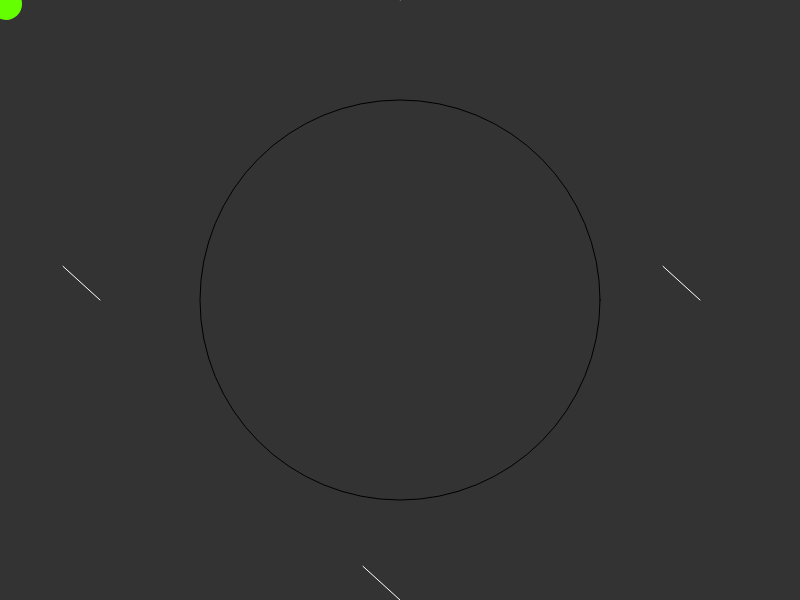
Frame 1 (no input)
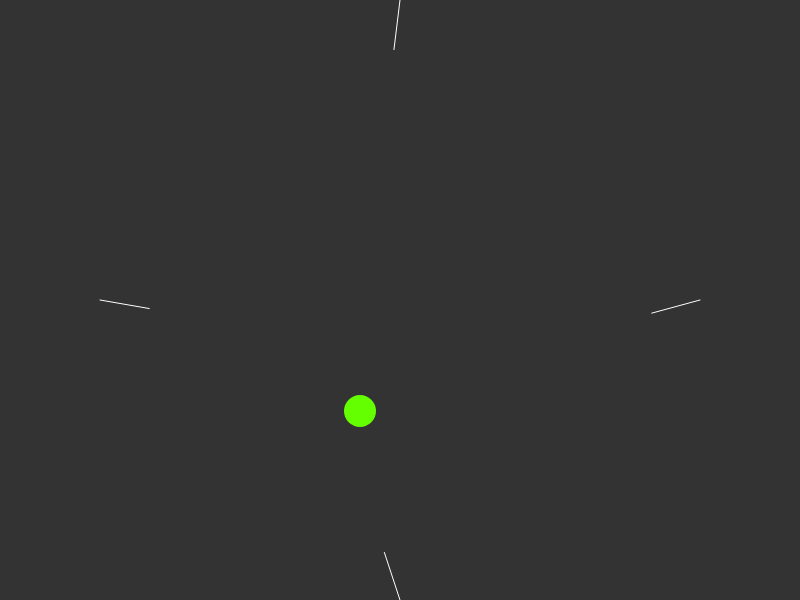
Frame 60 (no input)
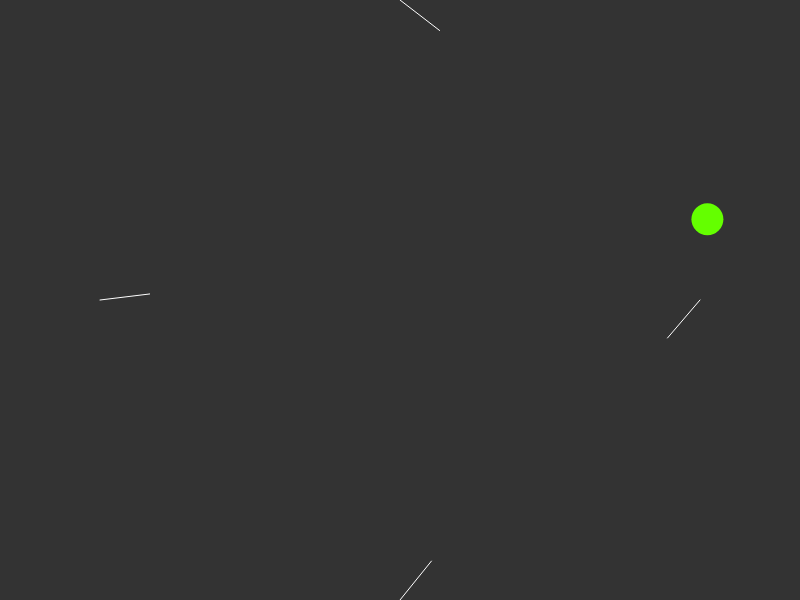
Frame 120 (the mouse pressed at the canvas centre since frame 60)

The p5.js sketch that drew these frames (run headless with seeded random() and noise() and a simulated clock; from frame 60 on, the mouse is pressed at the canvas centre):

// p5.js sketch
// ── sketch.js
// Daniel Shiffman
// http://codingtra.in
// http://patreon.com/codingtrain
// Video: https://youtu.be/10st01Z0jxc

let tentacles;

let pos;
let vel;
let gravity;

function setup() {
  createCanvas(800, 600);
  pos = new p5.Vector(0, 0);
  vel = new p5.Vector(2, 1.3);
  gravity = new p5.Vector(0, 0.1);
  vel.mult(3);

  tentacles = [];

  let da = PI/2;
  for (let a = 0; a < 2*PI; a += da) {
    let x = width/2 + cos(a) * 300;
    let y = height/2 + sin(a) * 300;

    tentacles.push(new Tentacle(x,y));
  }
}

function draw() {
  background(51);
  noFill();
  ellipse(width/2, height/2, 400, 400);
  for (let t of tentacles) {
    t.update();
    t.show();
  }

  pos.add(vel);
  vel.add(gravity);
  noStroke();
  fill(100, 255, 0);
  ellipse(pos.x, pos.y, 32, 32);

  if (pos.x > width || pos.x < 0) {
    vel.x *= -1;
  }

  if (pos.y > height) {
    pos.y = height;
    vel.y *= -1;
    vel.mult(0.95);
  }
}
// ── segment.js

class Segment {
    /* Unlike in Java, JavaScript does not implement
     * function overloading, which means we cannot simply have
     * two different constructors for our Segment class as Shiffman does in
     * his pde example. Instead, we must have one constructor function
     * which behaves differently depending on the type of arguments we pass.
     */
    constructor(point, len_, i) {
      if (point.hasOwnProperty("angle")) { // point is probably a Segment
  
        this.parent = point;
        this.sw = 0;
        this.b = new p5.Vector();
        this.a = this.parent.b.copy();
  
      } else {
        this.parent = null;
        this.sw = map(i, 0, 20, 1, 10);
        this.b = new p5.Vector();
        this.a = new p5.Vector(point.x, point.y);

      }
      this.len = len_;
      
      this.angle = 0;
      this.b = new p5.Vector();
      this.child = null;
      this.calculateB();

    }

    setA(pos) {
      this.a = pos.copy();
      this.calculateB();
    }

  
  
    follow(child) {
    /* Shiffman used function overloading here too, but since we can't
     * in JavaScript we instead check whether or not ty is undefined. */
      if (child.hasOwnProperty("angle")) {
  
        let targetX = child.a.x;
        let targetY = child.a.y;
        this.follow(new p5.Vector(targetX, targetY));
  
      } else {
  
        let target = new p5.Vector(child.x, child.y);
        let dir = p5.Vector.sub(target, this.a);
        this.angle = dir.heading();
        dir.setMag(this.len);
        dir.mult(-1);
        this.a = p5.Vector.add(target, dir);
  
      }
    }
  
  
    calculateB() {
      let dx = this.len * cos(this.angle);
      let dy = this.len * sin(this.angle)
      this.b.set(this.a.x + dx, this.a.y + dy);
    }
  
  
    update() {
      this.calculateB();
    }
  
  
    show() {
      stroke(255);
      strokeWeight(this.sw);
      line(this.a.x, this.a.y, this.b.x, this.b.y);
    }
  }
// ── tentacle.js
// Daniel Shiffman
// http://codingtra.in
// http://patreon.com/codingtrain
// Video: https://youtu.be/10st01Z0jxc

class Tentacle{


  
    constructor(x, y) {
      this.segments = new Array(5);
      this.base = new p5.Vector(x, y);
      this.len = 50;
      
      let point = new p5.Vector(300, 200);
      this.segments[0] = new Segment(point, this.len, 0);
      for (let i = 1; i < this.segments.length; i++) {
        this.segments[i] = new Segment(this.segments[i-1], this.len, i);
      }
    }
  
    update() {
      let total = this.segments.length;
      let end = this.segments[total-1];
      end.follow(new p5.Vector( pos.x, pos.y));
      end.update();
  
      for (let i = total-2; i>=0; i--) {
        //console.log(this.segments[i+1])  
        this.segments[i].follow(this.segments[i+1]);
        this.segments[i].update();
      }
  
      this.segments[0].setA(this.base);
  
      for (let i = 1; i < total; i++) {
        this.segments[i].setA(this.segments[i-1].b);
      }
    }
  
    show() {
      for (let s of this.segments) {
        s.show();
      }
    }
  }
